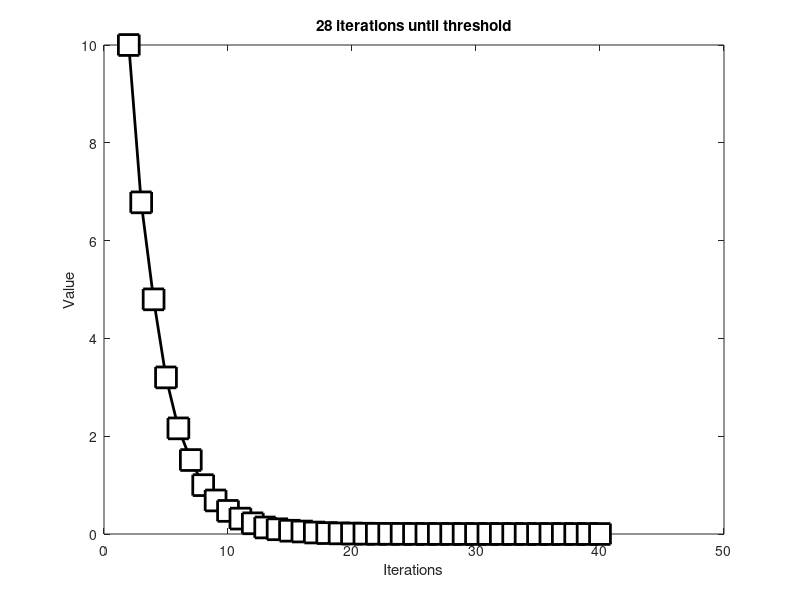

Recreate this plot in MATLAB.
%% 
%    SECTION: Command statements
%    Random count-down timer (Poisson-like)
%
%%

% set threshold
thresh = exp(-10);

% Number of repetations
nRep = 100;

% initialize initial value
[currval,startval] = deal( 10 );

% decay process
decayvar = nan(nRep,50);  %matrix of nans

for repi=1:nRep
  
  % reset value
  currval = startval;
  %reset counter
  counter = 0;
  
  % stay in loop as long as needed
  while currval>thresh
    
    % increase counter
    counter = counter + 1;
    
    % update decay variable
    decayvar(repi,counter+1) = currval;
    
    % decrease target by random fraction ([0 1])
    currval = currval* rand^(1/2);
    
  end
end

% Average of decay of 100 iternations
decayvarAve = zeros(1, size(decayvar, 2));
for i=1:size(decayvar,2)
  decayvarAve(i) = mean(decayvar(isfinite(decayvar(:,i)), i));
end

% plot the results
figure(1), clf
plot(decayvarAve,'ks-','linew',2,'markersize',15,'markerfacecolor','w')
xlabel('Iterations'), ylabel('Value')
title([ num2str(counter) ' iterations until threshold' ])

%%
